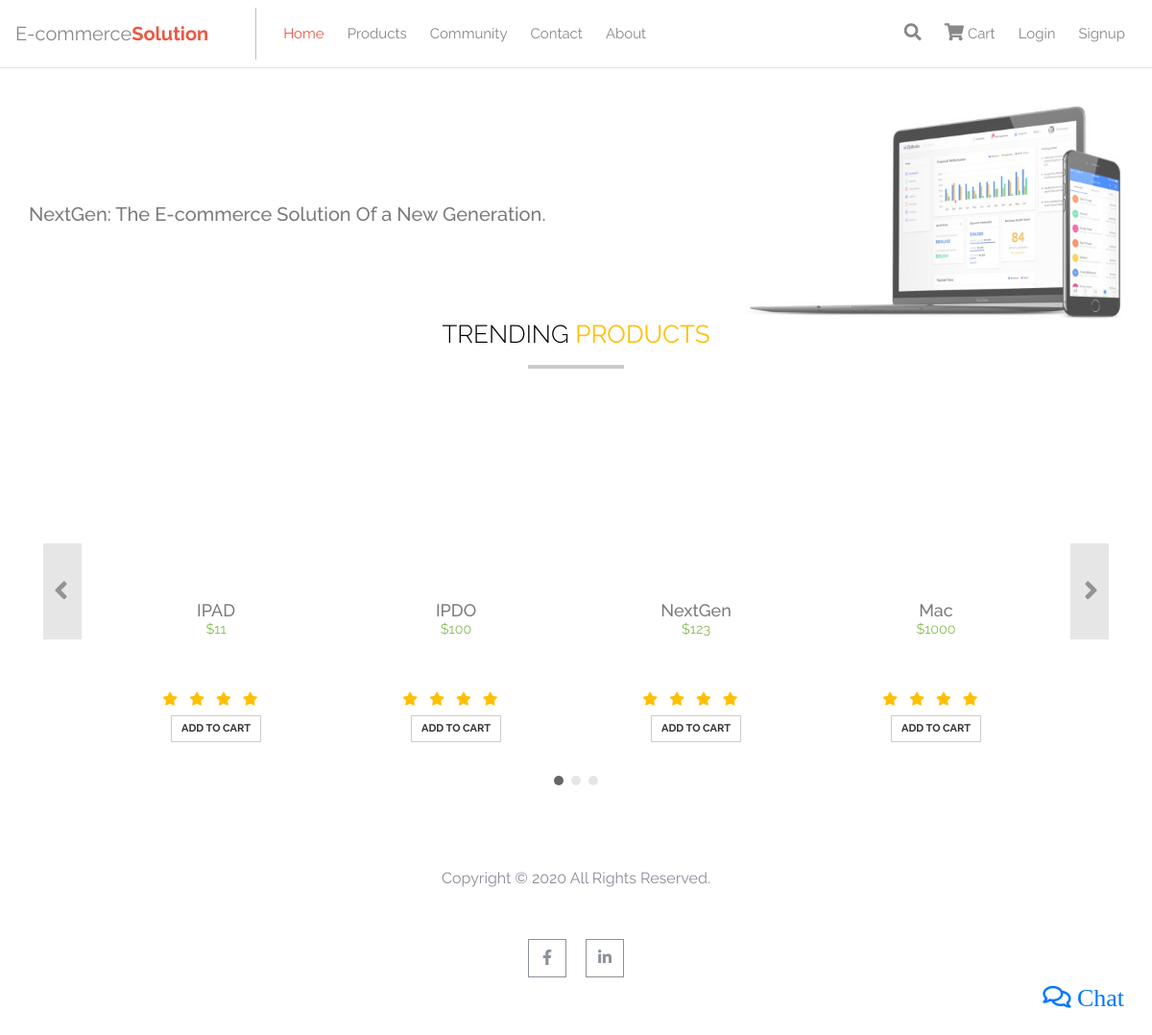
The app's page /views/home.php with its own data.
### tables this page shows
CREATE TABLE `product` (
  `product_id` int(11) NOT NULL,
  `product_name` varchar(255) DEFAULT NULL,
  `product_category` varchar(255) DEFAULT NULL,
  `product_price` int(8) DEFAULT 0,
  `product_img` varchar(255) DEFAULT NULL
);

### api/products.php (called while the page is built, shortened)
<?php
$product_conn = Open_Connection();
function getProducts()
{
    global $product_conn;
    $sql_query = "SELECT * From product";
    $result = mysqli_query($product_conn, $sql_query);
    return $result;
}

### views/home.php (the view, shortened to what this page needs)
<?php
include_once __DIR__."/../index.php";
require_once(__DIR__ . "/../api/products.php");
?>
<?php include(__DIR__ . "/../components/Navbar.php");?>
<div class="container">
    <div class="row myrow ">
        <h4>NextGen: The E-commerce Solution Of a New Generation.<br></h4>
        <img class="img2" src="/E-Commerce/public/images/bimg.jpg">
        <div class="col-md-12">
            <h2>Trending <b>Products</b></h2>
            <div id="myCarousel" class="carousel slide" data-ride="carousel" data-interval="0">
                <ol class="carousel-indicators">
                    <li data-target="#myCarousel" data-slide-to="0" class="active"></li>
                    <li data-target="#myCarousel" data-slide-to="1"></li>
                    <li data-target="#myCarousel" data-slide-to="2"></li>
                </ol>
                <div class="carousel-inner">
                    <div class="carousel-item active">
                        <div class="row">
                            <?php $products = getProducts();
                                $i=4;
                                while ($i!=0) {
                                    $row = mysqli_fetch_array($products);
                                    $i--;
							?>
                            <div class="col-sm-3">
                                <div class="thumb-wrapper">
                                    <div class="img-box">
                                    </div>
                                    <div class="thumb-content">
                                        <form method="post" class="add_to_cart_form"
                                            action="/E-Commerce/config/cartSystem.php?action=add&id=<?php echo $row["product_id"]; ?>">
<br>
                                            <p class="item-price">
                                                <span>$<?php echo $row['product_price']; ?></span></p>
                                                <h4><?php echo $row['product_name']; ?></h4>
                                            <div class="star-rating">
                                                <ul class="list-inline">
                                                    <li class="list-inline-item"><i class="fa fa-star"></i></li>
                                                    <li class="list-inline-item"><i class="fa fa-star"></i></li>
                                                    <li class="list-inline-item"><i class="fa fa-star"></i></li>
                                                    <li class="list-inline-item"><i class="fa fa-star"></i></li>
                                                </ul>
                                            </div>
                                            <button type=" submit" name="add_to_cart" class="btn btn-primary">Add to
                                                Cart</button>
                                    </div>
                                </div>
                            </div>
                            <?php } ?>
                        </div>
                    </div>
                </div>
                <a class="carousel-control-prev" href="#myCarousel" data-slide="prev">
                    <i class="fa fa-angle-left"></i>
                </a>
                <a class="carousel-control-next" href="#myCarousel" data-slide="next">
                    <i class="fa fa-angle-right"></i>
                </a>
            </div>
        </div>
    </div>
</div>
<?php include(__DIR__ . "/../components/Footer.php");?>

### index.php (shortened to what this page needs)
<!DOCTYPE html>
<html lang="en">
<head>
    <link rel="stylesheet" href="https://stackpath.bootstrapcdn.com/bootstrap/4.5.2/css/bootstrap.min.css"
>
    <link rel="stylesheet" href="/E-commerce/public/css/main.css" />
    <link rel="stylesheet" href="https://cdn.datatables.net/1.10.21/css/jquery.dataTables.min.css" />
    <link rel="stylesheet" href="https://cdnjs.cloudflare.com/ajax/libs/font-awesome/5.14.0/css/all.min.css" />
</head>
<body>
<?php include __DIR__."/views/Chat.php"; ?>
</body>
</html>

### views/Chat.php (shortened to what this page needs)
<div class="openForm" onclick="openForm()">
    <i class='far fa-comments px-1'  style='font-size:26px'> Chat</i>
</div>

### components/Navbar.php (shortened to what this page needs)
<nav class="navbar navbar-expand-lg">
    <a class="navbar-brand">E-commerce<b>Solution</b></a>
    <div id="navbarCollapse" class="collapse navbar-collapse justify-content-start">
        <div class="navbar-nav">
            <a href="/E-Commerce/views/home.php" class="nav-item nav-link active">Home</a>
            <a href="/E-Commerce/views/products.php" class="nav-item nav-link">Products</a>
            <a href="/E-Commerce/views/Community.php" class="nav-item nav-link">Community</a>
            <a href="/E-Commerce/views/Contact.php" class="nav-item nav-link">Contact</a>
            <a href="/E-Commerce/views/About.php" class="nav-item nav-link">About</a>
        </div>
        <div class="navbar-nav ml-auto">
            <div class="nav-item dropdown search-dropdown">
                <a data-toggle="dropdown" class="nav-item nav-link dropdown-toggle" href="#"><i
                        class="fa fa-search"></i></a>
            </div>
            <a href="/E-Commerce/views/cart.php" class="nav-item nav-link"> <i class="fa fa-shopping-cart px-1"></i>Cart</a>
                    <?php if(isset($_SESSION['login_user'])){?>
                        <a href="#" class="nav-item nav-link"><i class="fa fa-user px-1"></i><?php echo $_SESSION['login_user']?></i></a>
                        <a href="/E-Commerce/config/Logout.php" class="nav-item nav-link">Log Out</i></a>
                    <?php } else {?>
                            <a href="/E-Commerce/views/Login.php" class="nav-item nav-link">Login</i></a>
                            <a href="/E-Commerce/views/SignUp.php" class="nav-item nav-link">Signup</i></a>
                    <?php }?>
        </div>
    </div>
</nav>

### components/Footer.php (shortened to what this page needs)
<section class="contact-area" id="contact">
<footer>
    <p>Copyright &copy; 2020 All Rights Reserved.</p>
</footer>
    <div class="container">
        <div class="row">
            <div class="col-lg-6 offset-lg-3">
                <div class="contact-content text-center">
                    <div class="contact-social">
                        <ul>
                            <li><a class="hover-target" href=""><i class="fab fa-facebook-f"></i></a></li>
                            <li><a class="hover-target" href=""><i class="fab fa-linkedin-in"></i></a></li>
                        </ul>
                    </div>
                </div>
            </div>
        </div>
    </div>
</section>

### public/css/main.css (style rules this page uses)
:root { --blue: #007bff; --indigo: #6610f2; --purple: #6f42c1; --pink: #e83e8c; --red: #dc3545; --orange: #fd7e14; --yellow: #ffc107; --green: #28a745; --teal: #20c997; --cyan: #17a2b8; --white: #fff; --gray: #6c757d; --gray-dark: #343a40; --primary: #007bff; --secondary: #6c757d; --success: #28a745; --info: #17a2b8; --warning: #ffc107; --danger: #dc3545; --light: #f8f9fa; --dark: #343a40; }
a { color: white; }
* { box-sizing: border-box; }
body { font-family: "Raleway", sans-serif; }
.navbar-brand { padding-top: 0.75rem; padding-bottom: 0.75rem; font-size: 1rem; background-color: rgba(0, 0, 0, 0.25); box-shadow: inset -1px 0 0 rgba(0, 0, 0, 0.25); }
.navbar { background: #fff; padding-left: 16px; padding-right: 16px; border-bottom: 1px solid #dfe3e8; border-radius: 0; }
.navbar .navbar-brand { padding-left: 0; font-size: 20px; padding-right: 50px; }
.navbar .navbar-brand b { font-weight: bold; color: #eb5844; }
.navbar .navbar-nav > a { margin: 0 0.25rem; }
.navbar a, .navbar a:active { color: #888; font-size: 15px; background: transparent; }
.navbar .navbar-nav.show > a, .navbar .navbar-nav > a.active { color: #eb5844 !important; background: transparent !important; }
.navbar .nav-item i { font-size: 18px; line-height: 16px; }
.navbar .search-dropdown .dropdown-toggle::after { display: none; }

### views/Chat.php (style rules this page uses)
.openForm { position: fixed; bottom: 23px; right: 25px; width: 65x; color:#0078FF; border: 2px ; display:block; cursor:pointer; }

### views/home.php (style rules this page uses)
h2 { color: #000; font-size: 26px; font-weight: 300; text-align: center; text-transform: uppercase; position: relative; margin: 30px 0 80px; }
h2 b { color: #ffc000; }
h2::after { content: ""; width: 100px; position: absolute; margin: 0 auto; height: 4px; background: rgba(0, 0, 0, 0.2); left: 0; right: 0; bottom: -20px; }
.carousel { margin: 50px auto; padding: 0 70px; }
.carousel .carousel-item { min-height: 330px; text-align: center; overflow: hidden; }
.carousel .carousel-item .img-box { height: 160px; width: 100%; position: relative; }
.carousel .carousel-item h4 { font-size: 18px; margin: 10px 0; }
.carousel .carousel-item .btn { color: #333; border-radius: 0; font-size: 11px; text-transform: uppercase; font-weight: bold; background: none; border: 1px solid #ccc; padding: 5px 10px; margin-top: 5px; line-height: 16px; }
.carousel .thumb-wrapper { text-align: center; }
.carousel .thumb-content { padding: 15px; }
.carousel-control-prev, .carousel-control-next { height: 100px; width: 40px; background: none; margin: auto 0; background: rgba(0, 0, 0, 0.2); }
.carousel-control-prev i, .carousel-control-next i { font-size: 30px; position: absolute; top: 50%; display: inline-block; margin: -16px 0 0 0; z-index: 5; left: 0; right: 0; color: rgba(0, 0, 0, 0.8); text-shadow: none; font-weight: bold; }
.carousel-control-prev i { margin-left: -3px; }
.carousel-control-next i { margin-right: -3px; }
.carousel .item-price { font-size: 13px; padding: 2px 0; }
.carousel .item-price span { color: #86bd57; font-size: 110%; }
.carousel .carousel-indicators { bottom: -50px; }
.carousel-indicators li, .carousel-indicators li.active { width: 10px; height: 10px; margin: 4px; border-radius: 50%; border-color: transparent; border: none; }
.carousel-indicators li { background: rgba(0, 0, 0, 0.2); }
.carousel-indicators li.active { background: rgba(0, 0, 0, 0.6); }
.star-rating li { padding: 0; }
.star-rating i { font-size: 14px; color: #ffc000; }
.myrow { position: relative; padding-top: 200px; }
.myrow .img2 { position: absolute; right: 0; top: 40px; width: 400px; z-index: -12px; opacity: 0.7; }
h4 { font-size: 20px; position: relative; top: -60px; opacity: 0.6; }

### components/Footer.php (style rules this page uses)
section { padding: 60px 0; }
ul { margin: 0; padding: 0; list-style: none; }
.contact-social { margin-top: 30px; }
.contact-social > ul { display: inline-flex; }
.contact-social ul li a { border: 1px solid #8b9199; color: #8b9199; display: inline-block; height: 40px; margin: 0 10px; padding-top: 7px; transition: all 0.4s ease 0s; width: 40px; }
section, footer { background: #white; color: #868c96; }
footer p { padding: 5px; text-align: center; }

### records on screen
product: product_price "11", product_name "IPAD"
product: product_price "100", product_name "IPDO"
product: product_price "123", product_name "NextGen"
product: product_price "1000", product_name "Mac"
